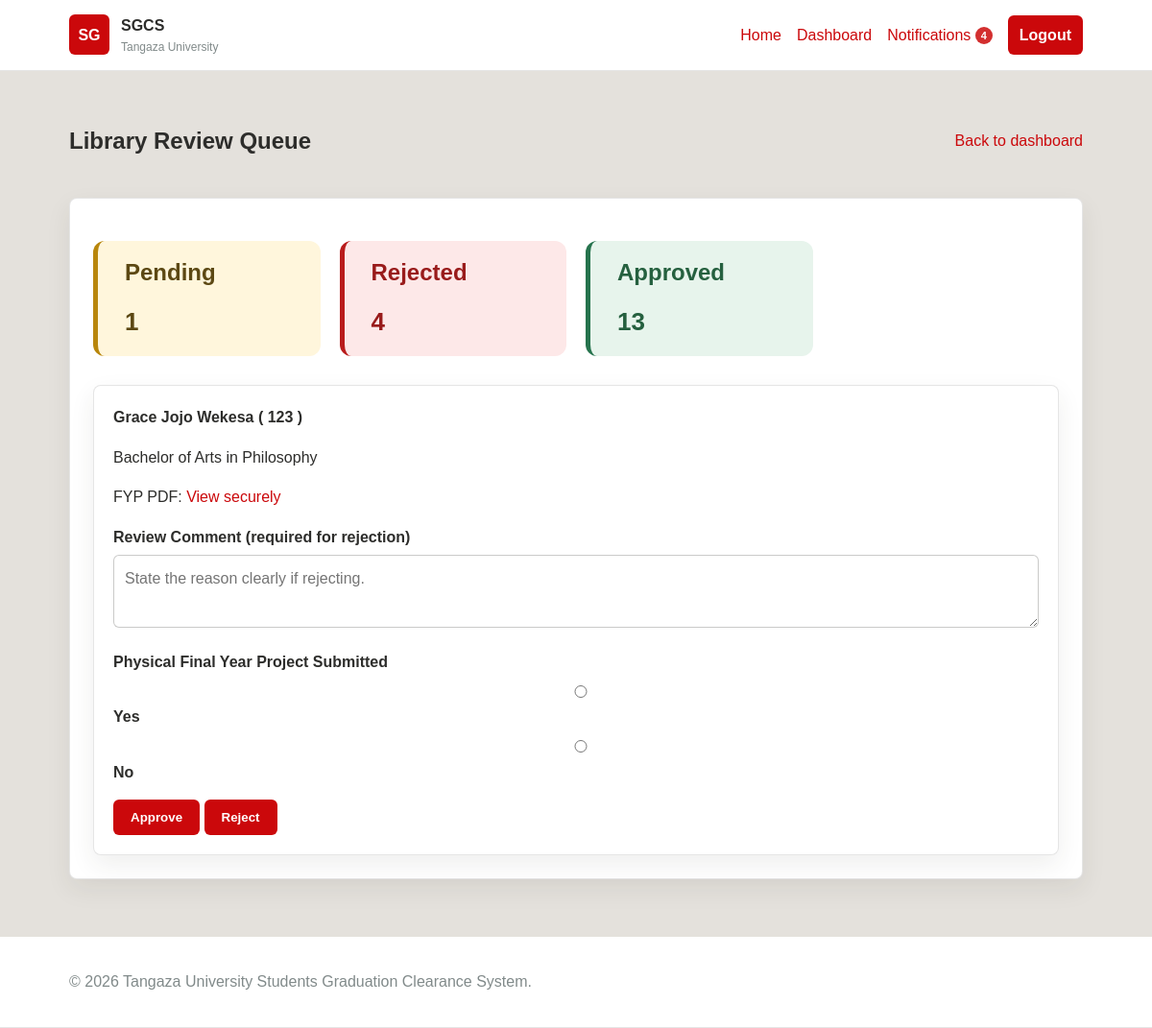
/SGCS/officer_requests.php (signed in), run on the app's committed database.
### tables this page shows
CREATE TABLE `departments` (
  `dept_id` int(11) NOT NULL,
  `dept_name` varchar(100) NOT NULL,
  `sequence_no` int(11) NOT NULL,
  `officer_user_id` int(11) DEFAULT NULL
);

CREATE TABLE `clearance_requests` (
  `request_id` int(11) NOT NULL,
  `student_id` int(11) NOT NULL,
  `graduation_set_id` int(11) DEFAULT NULL,
  `submitted_at` datetime NOT NULL DEFAULT current_timestamp(),
  `overall_status` enum('Pending','Approved','In Progress','Rejected','Final') NOT NULL DEFAULT 'Pending',
  `current_dept_id` int(11) DEFAULT NULL
);

CREATE TABLE `students` (
  `student_id` int(11) NOT NULL,
  `registration_no` varchar(20) NOT NULL,
  `full_name` varchar(100) NOT NULL,
  `first_name` varchar(60) DEFAULT NULL,
  `middle_name` varchar(60) DEFAULT NULL,
  `last_name` varchar(60) DEFAULT NULL,
  `gender` enum('Male','Female','Other') DEFAULT NULL,
  `national_id_passport_no` varchar(30) DEFAULT NULL,
  `programme` varchar(100) NOT NULL,
  `institute` varchar(100) NOT NULL,
  `school_id` int(11) DEFAULT NULL,
  `institute_id` int(11) DEFAULT NULL,
  `programme_id` int(11) DEFAULT NULL,
  `specialisation_id` int(11) DEFAULT NULL,
  `stage` varchar(10) DEFAULT NULL,
  `completion_status` enum('Ongoing','Completed','Graduated') NOT NULL DEFAULT 'Ongoing',
  `graduation_set_id` int(11) DEFAULT NULL,
  `email` varchar(100) NOT NULL,
  `phone` varchar(20) DEFAULT NULL,
  `graduation_year` year(4) NOT NULL,
  `account_status` enum('Active','Inactive') NOT NULL DEFAULT 'Active',
  `certificate_name_order` enum('first_middle_last','last_first_middle') DEFAULT NULL,
  `certificate_name_confirmed_at` datetime DEFAULT NULL,
  `academic_year` varchar(20) DEFAULT NULL
);

### SGCS/includes/clearance_functions.php (called while the page is built, shortened)
<?php
function academic_display_label($value, $fallback = 'None')
{
    $value = trim((string)$value);
    return $value;
}
function get_assigned_department($pdo, $user)
{
    $role = strtolower(
        (string)($user['role'] ?? '')
    );
    $stmt = $pdo->prepare(
        'SELECT d.*
         FROM departments d
         INNER JOIN users u ON u.department_id = d.dept_id
         WHERE u.user_id = ?
         LIMIT 1'
    );
    $stmt->execute([
        (int)$user['user_id']
    ]);
    $department = $stmt->fetch(PDO::FETCH_ASSOC);
    if ($department) {
        return $department;
    }
    $stmt = $pdo->prepare(
        'SELECT *
         FROM departments
         WHERE officer_user_id = ?
         LIMIT 1'
    );
    $stmt->execute([
        (int)$user['user_id']
    ]);
    return $stmt->fetch(PDO::FETCH_ASSOC);
}
function get_current_documents(
    $pdo,
    $studentId
) {
    $stmt = $pdo->prepare(
        "SELECT *
         FROM supporting_documents
         WHERE student_id = ?
         AND status <> 'Replaced'
         ORDER BY uploaded_at DESC, document_id DESC"
    );
    $stmt->execute([
        (int)$studentId
    ]);
    $documents = [];
    foreach (
        $stmt->fetchAll(PDO::FETCH_ASSOC)
        as $row
    ) {
        if (
            !isset(
                $documents[
                    $row['document_type']
                ]
            )
        ) {
            $documents[
                $row['document_type']
            ] = $row;
        }
    }
    return $documents;
}
function get_review_queue(
    $pdo,
    $department,
    $user
) {
    $sql =
        "SELECT
            cr.request_id,
            cr.submitted_at,
            cr.overall_status,
            s.student_id,
            s.registration_no,
            s.full_name,
            s.programme,
            s.school_id,
            s.institute_id
         FROM clearance_requests cr
         JOIN students s
            ON s.student_id = cr.student_id
         WHERE cr.current_dept_id = ?
         AND cr.overall_status IN
         (
            'Pending',
            'In Progress'
         )";
    $args = [
        (int)$department['dept_id']
    ];
    $role = strtolower(
        (string)($user['role'] ?? '')
    );
    $sql .=
        ' ORDER BY cr.submitted_at ASC';
    $stmt = $pdo->prepare($sql);
    $stmt->execute($args);
    return $stmt->fetchAll(
        PDO::FETCH_ASSOC
    );
}
function get_review_counts(
    $pdo,
    $department,
    $user
) {
    $out = [
        'Pending' => 0,
        'Rejected' => 0,
        'Approved' => 0
    ];
    $deptId =
        (int)$department['dept_id'];
    $role =
        strtolower(
            (string)($user['role'] ?? '')
        );
    $isDirector =
        $role === 'director';
    $isSchoolDean =
        $role === 'dean';
    $pendingSql =
        "SELECT COUNT(*)
         FROM clearance_requests cr
         JOIN students s
            ON s.student_id = cr.student_id
         WHERE cr.current_dept_id = ?
         AND cr.overall_status IN
         (
            'Pending',
            'In Progress'
         )";
    $args = [$deptId];
    $stmt =
        $pdo->prepare($pendingSql);
    $stmt->execute($args);
    $out['Pending'] =
        (int)$stmt->fetchColumn();
    foreach (
        ['Approved', 'Rejected']
        as $status
    ) {
        $sql =
            "SELECT COUNT(*)
             FROM approval_records ar
             JOIN clearance_requests cr
                ON cr.request_id = ar.request_id
             JOIN students s
                ON s.student_id = cr.student_id
             WHERE ar.dept_id = ?
             AND ar.status = ?";
        $countArgs = [
            $deptId,
            $status
        ];
        $stmt =
            $pdo->prepare($sql);
        $stmt->execute(
            $countArgs
        );
        $out[$status] =
            (int)$stmt->fetchColumn();
    }
    return $out;
}
?>

### SGCS/includes/auth.php (called while the page is built, shortened)
<?php
function is_logged_in()
{
    return !empty($_SESSION['user_id']);
}
function current_user()
{
    return [
        'user_id' =>
            $_SESSION['user_id'] ?? null,
        'username' =>
            $_SESSION['username'] ?? '',
        'full_name' =>
            $_SESSION['full_name'] ?? '',
        'role' =>
            $_SESSION['role'] ?? '',
        'linked_id' =>
            $_SESSION['linked_id'] ?? null,
        'school_id' =>
            $_SESSION['school_id'] ?? null,
        'institute_id' =>
            $_SESSION['institute_id'] ?? null,
        'department_id' =>
            $_SESSION['department_id'] ?? null
    ];
}
?>

### SGCS/officer_requests.php (the view, shortened to what this page needs)
<?php
require_once __DIR__ . '/includes/auth.php';
require_once __DIR__ . '/includes/clearance_functions.php';
$user = current_user();
$department = get_assigned_department($pdo, $user);
$requests = $department
    ? get_review_queue($pdo, $department, $user)
    : [];
$counts = $department
    ? get_review_counts($pdo, $department, $user)
    : [
        'Pending' => 0,
        'Rejected' => 0,
        'Approved' => 0
    ];
$totalRequests = count($requests);
$currentPage = isset($_GET['page'])
    ? (int) $_GET['page']
    : 1;
$currentRequest = null;
if ($totalRequests > 0) {
    $currentRequest = $requests[$currentPage - 1];
}
$departmentName = $department['dept_name'] ?? 'Unassigned';
$isLibrary = strtolower(trim($departmentName)) === 'library';
require_once __DIR__ . '/includes/header.php';
?>
<section class="dashboard">
    <div class="dashboard-top">
        <h1>
            <?php echo htmlspecialchars($departmentName); ?>
            Review Queue
        </h1>
        <a href="dashboard.php">
            Back to dashboard
        </a>
    </div>
    <div class="dashboard-box">
        <div class="review-status-cards">
            <div class="review-status-card review-pending-card">
                <div class="review-card-title">Pending</div>
                <div class="review-card-number">
                    <?php echo $counts['Pending']; ?>
                </div>
            </div>
            <div class="review-status-card review-rejected-card">
                <div class="review-card-title">Rejected</div>
                <div class="review-card-number">
                    <?php echo $counts['Rejected']; ?>
                </div>
            </div>
            <div class="review-status-card review-approved-card">
                <div class="review-card-title">Approved</div>
                <div class="review-card-number">
                    <?php echo $counts['Approved']; ?>
                </div>
            </div>
        </div>
        <?php if ($currentRequest): ?>
            <?php
            $documents = get_current_documents(
                $pdo,
                $currentRequest['student_id']
            );
            ?>
            <div class="card">
                <strong>
                    <?php
                    echo htmlspecialchars(
                        $currentRequest['full_name']
                    );
                    ?>
                    (
                    <?php
                    echo htmlspecialchars(
                        $currentRequest['registration_no']
                    );
                    ?>
                    )
                </strong>
                <p>
                    <?php
                    echo htmlspecialchars(
                        academic_display_label(
                            $currentRequest['programme']
                        )
                    );
                    ?>
                </p>
                <?php if (
                    $isLibrary &&
                    !empty($documents['final_year_project'])
                ): ?>
                    <p>
                        FYP PDF:
                        <a
                            href="document_download.php?id=<?php echo (int) $documents['final_year_project']['document_id']; ?>"
                        >
                            View securely
                        </a>
                    </p>
                <?php endif; ?>
                <form
                    method="post"
                    action="officer_requests.php?page=<?php echo $currentPage; ?>"
                >
                    <div class="form-group">
                        <label>
                            Review Comment
                            (required for rejection)
                        </label>
                        <textarea
                            name="comments"
                            maxlength="500"
                            placeholder="State the reason clearly if rejecting."
                        ></textarea>
                    </div>
                    <?php if ($isLibrary): ?>
                        <div class="form-group">
                            <label>
                                Physical Final Year Project Submitted
                            </label>
                            <label>
                                <input
                                    type="radio"
                                    name="physical_fyp_submitted"
                                    value="yes"
                                    required
                                >
                                Yes
                            </label>
                            <label>
                                <input
                                    type="radio"
                                    name="physical_fyp_submitted"
                                    value="no"
                                >
                                No
                            </label>
                        </div>
                    <?php endif; ?>
                    <button
                        name="decision"
                        value="Approved"
                    >
                        Approve
                    </button>
                    <button
                        class="danger"
                        name="decision"
                        value="Rejected"
                    >
                        Reject
                    </button>
                </form>
            </div>
        <?php endif; ?>
    </div>
</section>
<?php require_once __DIR__ . '/includes/footer.php'; ?>

### SGCS/assets/css/style.css (style rules this page uses)
:root { --orange: #e75703; --red: #cb080b; --soft: #e4e1dc; --dark: #2d2d2b; --gold: #c49607; --pink: #e78086; --olive: #6e5c18; --gray: #818a8a; --light-gold: #ecd489; --white: #ffffff; }
* { box-sizing: border-box; }
body { margin: 0; min-height: 100vh; display: flex; flex-direction: column; font-family: Arial, Helvetica, sans-serif; color: var(--dark); background: var(--soft); line-height: 1.6; }
a { color: var(--red); text-decoration: none; }
.hero-panel, .card, .login-box, .dashboard-box { background: var(--white); border: 1px solid rgba(45, 45, 43, 0.12); border-radius: 8px; box-shadow: 0 10px 26px rgba(45, 45, 43, 0.08); }
.button, button { display: inline-block; border: 0; background: var(--red); color: var(--white); padding: 11px 18px; border-radius: 6px; font-weight: bold; cursor: pointer; }
.card { padding: 20px; }
.form-group { margin-bottom: 16px; }
label { display: block; margin-bottom: 6px; font-weight: bold; }
input, select, textarea { width: 100%; padding: 11px; border: 1px solid rgba(45, 45, 43, 0.25); border-radius: 6px; font: inherit; }
.dashboard { width: min(1100px, 88%); margin: 34px auto 60px; }
.dashboard-top { display: flex; justify-content: space-between; gap: 20px; align-items: center; margin-bottom: 20px; }
.dashboard-box { padding: 24px; }
.danger { background: var(--red); }
:root { --status-pending-bg: #fff4cf; --status-approved: #278b48; --status-approved-bg: #e9f7ed; --status-rejected-bg: #ffe8e9; }

### SGCS/officer_requests.php (style rules this page uses)
.review-status-cards { display: grid; grid-template-columns: repeat(4, 1fr); gap: 20px; margin: 20px 0 30px; width: 100%; }
.review-status-card { min-height: 120px; height: 120px; padding: 26px 28px; border-radius: 12px; box-sizing: border-box; display: flex; flex-direction: column; justify-content: center; }
.review-card-title { font-size: 24px; font-weight: 700; margin-bottom: 12px; }
.review-card-number { font-size: 26px; font-weight: 700; }
.review-pending-card { background: #fff6dc; border-left: 5px solid #b8860b; color: #5c4813; }
.review-rejected-card { background: #fde8e8; border-left: 5px solid #b91c1c; color: #991b1b; }
.review-approved-card { background: #e7f4ec; border-left: 5px solid #26734d; color: #25603f; }

### data on the page
departments: dept_name "Library"
clearance_requests: student.full_name "Grace Jojo Wekesa", student.registration_no "123", student.programme "Bachelor of Arts in Philosophy"

### other printed values
APP_SHORT_NAME "SGCS"
$headerUnread "4"
$counts['Pending'] "1"
$counts['Rejected'] "4"
$counts['Approved'] "13"
